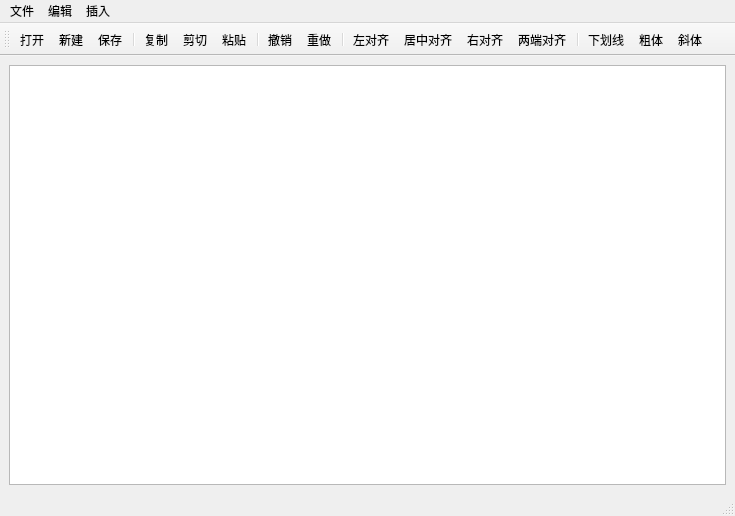
<?xml version="1.0" encoding="UTF-8"?>
<ui version="4.0">
 <class>MainWindow</class>
 <widget class="QMainWindow" name="MainWindow">
  <property name="geometry">
   <rect>
    <x>0</x>
    <y>0</y>
    <width>735</width>
    <height>516</height>
   </rect>
  </property>
  <property name="windowTitle">
   <string>MainWindow</string>
  </property>
  <widget class="QWidget" name="centralwidget">
   <layout class="QVBoxLayout" name="verticalLayout">
    <item>
     <widget class="QTextEdit" name="textEdit"/>
    </item>
   </layout>
  </widget>
  <widget class="QMenuBar" name="menubar">
   <property name="geometry">
    <rect>
     <x>0</x>
     <y>0</y>
     <width>735</width>
     <height>24</height>
    </rect>
   </property>
   <widget class="QMenu" name="file_menu">
    <property name="title">
     <string>文件</string>
    </property>
    <addaction name="new_action"/>
    <addaction name="open_action"/>
    <addaction name="separator"/>
    <addaction name="save_action"/>
    <addaction name="saveAs_action"/>
    <addaction name="separator"/>
    <addaction name="quit_action"/>
   </widget>
   <widget class="QMenu" name="editor_menu">
    <property name="title">
     <string>编辑</string>
    </property>
    <addaction name="undo_action"/>
    <addaction name="redo_action"/>
    <addaction name="separator"/>
    <addaction name="copy_action"/>
    <addaction name="paste_action"/>
    <addaction name="cut_action"/>
    <addaction name="separator"/>
    <addaction name="find_and_replace_action"/>
   </widget>
   <widget class="QMenu" name="insert_menu">
    <property name="title">
     <string>插入</string>
    </property>
    <addaction name="image_action"/>
   </widget>
   <addaction name="file_menu"/>
   <addaction name="editor_menu"/>
   <addaction name="insert_menu"/>
  </widget>
  <widget class="QStatusBar" name="statusbar"/>
  <widget class="QToolBar" name="toolBar">
   <property name="windowTitle">
    <string>toolBar</string>
   </property>
   <attribute name="toolBarArea">
    <enum>TopToolBarArea</enum>
   </attribute>
   <attribute name="toolBarBreak">
    <bool>false</bool>
   </attribute>
   <addaction name="open_action"/>
   <addaction name="new_action"/>
   <addaction name="save_action"/>
   <addaction name="separator"/>
   <addaction name="copy_action"/>
   <addaction name="cut_action"/>
   <addaction name="paste_action"/>
   <addaction name="separator"/>
   <addaction name="undo_action"/>
   <addaction name="redo_action"/>
   <addaction name="separator"/>
   <addaction name="left_align_action"/>
   <addaction name="center_align_action"/>
   <addaction name="right_align_action"/>
   <addaction name="just_align_action"/>
   <addaction name="separator"/>
   <addaction name="underline_action"/>
   <addaction name="bold_action"/>
   <addaction name="italic_action"/>
  </widget>
  <action name="new_action">
   <property name="enabled">
    <bool>true</bool>
   </property>
   <property name="icon">
    <iconset resource="icon.qrc">
     <normaloff>:/icons/new.png</normaloff>:/icons/new.png</iconset>
   </property>
   <property name="text">
    <string>新建</string>
   </property>
   <property name="shortcut">
    <string>Ctrl+N</string>
   </property>
  </action>
  <action name="open_action">
   <property name="icon">
    <iconset resource="icon.qrc">
     <normaloff>:/icons/open.png</normaloff>:/icons/open.png</iconset>
   </property>
   <property name="text">
    <string>打开</string>
   </property>
   <property name="shortcut">
    <string>Ctrl+O</string>
   </property>
  </action>
  <action name="save_action">
   <property name="icon">
    <iconset resource="icon.qrc">
     <normaloff>:/icons/save.png</normaloff>:/icons/save.png</iconset>
   </property>
   <property name="text">
    <string>保存</string>
   </property>
   <property name="shortcut">
    <string>Ctrl+S</string>
   </property>
  </action>
  <action name="saveAs_action">
   <property name="icon">
    <iconset resource="icon.qrc">
     <normaloff>:/icons/saveas.png</normaloff>:/icons/saveas.png</iconset>
   </property>
   <property name="text">
    <string>另存为</string>
   </property>
   <property name="shortcut">
    <string>Ctrl+Shift+S</string>
   </property>
  </action>
  <action name="quit_action">
   <property name="text">
    <string>退出</string>
   </property>
  </action>
  <action name="undo_action">
   <property name="icon">
    <iconset resource="icon.qrc">
     <normaloff>:/icons/undo.png</normaloff>:/icons/undo.png</iconset>
   </property>
   <property name="text">
    <string>撤销</string>
   </property>
   <property name="shortcut">
    <string>Ctrl+Z</string>
   </property>
  </action>
  <action name="redo_action">
   <property name="icon">
    <iconset resource="icon.qrc">
     <normaloff>:/icons/redo.png</normaloff>:/icons/redo.png</iconset>
   </property>
   <property name="text">
    <string>重做</string>
   </property>
   <property name="shortcut">
    <string>Ctrl+R</string>
   </property>
  </action>
  <action name="copy_action">
   <property name="icon">
    <iconset resource="icon.qrc">
     <normaloff>:/icons/copy.png</normaloff>:/icons/copy.png</iconset>
   </property>
   <property name="text">
    <string>复制</string>
   </property>
   <property name="shortcut">
    <string>Ctrl+C</string>
   </property>
  </action>
  <action name="paste_action">
   <property name="icon">
    <iconset resource="icon.qrc">
     <normaloff>:/icons/paste.png</normaloff>:/icons/paste.png</iconset>
   </property>
   <property name="text">
    <string>粘贴</string>
   </property>
   <property name="shortcut">
    <string>Ctrl+V</string>
   </property>
  </action>
  <action name="cut_action">
   <property name="icon">
    <iconset resource="icon.qrc">
     <normaloff>:/icons/cut.png</normaloff>:/icons/cut.png</iconset>
   </property>
   <property name="text">
    <string>剪切</string>
   </property>
   <property name="shortcut">
    <string>Ctrl+X</string>
   </property>
  </action>
  <action name="find_and_replace_action">
   <property name="icon">
    <iconset resource="icon.qrc">
     <normaloff>:/icons/find.png</normaloff>:/icons/find.png</iconset>
   </property>
   <property name="text">
    <string>查找替换</string>
   </property>
   <property name="shortcut">
    <string>Ctrl+F</string>
   </property>
  </action>
  <action name="image_action">
   <property name="icon">
    <iconset resource="icon.qrc">
     <normaloff>:/icons/image.png</normaloff>:/icons/image.png</iconset>
   </property>
   <property name="text">
    <string>图片</string>
   </property>
  </action>
  <action name="left_align_action">
   <property name="icon">
    <iconset resource="icon.qrc">
     <normaloff>:/icons/left.png</normaloff>:/icons/left.png</iconset>
   </property>
   <property name="text">
    <string>左对齐</string>
   </property>
   <property name="toolTip">
    <string>左对齐</string>
   </property>
   <property name="menuRole">
    <enum>QAction::MenuRole::TextHeuristicRole</enum>
   </property>
  </action>
  <action name="center_align_action">
   <property name="icon">
    <iconset resource="icon.qrc">
     <normaloff>:/icons/middle.png</normaloff>:/icons/middle.png</iconset>
   </property>
   <property name="text">
    <string>居中对齐</string>
   </property>
   <property name="toolTip">
    <string>居中对齐</string>
   </property>
   <property name="menuRole">
    <enum>QAction::MenuRole::TextHeuristicRole</enum>
   </property>
  </action>
  <action name="right_align_action">
   <property name="icon">
    <iconset resource="icon.qrc">
     <normaloff>:/icons/right.png</normaloff>:/icons/right.png</iconset>
   </property>
   <property name="text">
    <string>右对齐</string>
   </property>
   <property name="toolTip">
    <string>右对齐</string>
   </property>
   <property name="menuRole">
    <enum>QAction::MenuRole::TextHeuristicRole</enum>
   </property>
  </action>
  <action name="just_align_action">
   <property name="icon">
    <iconset resource="icon.qrc">
     <normaloff>:/icons/just.png</normaloff>:/icons/just.png</iconset>
   </property>
   <property name="text">
    <string>两端对齐</string>
   </property>
   <property name="menuRole">
    <enum>QAction::MenuRole::TextHeuristicRole</enum>
   </property>
  </action>
  <action name="underline_action">
   <property name="icon">
    <iconset resource="icon.qrc">
     <normaloff>:/icons/underline.png</normaloff>:/icons/underline.png</iconset>
   </property>
   <property name="text">
    <string>下划线</string>
   </property>
   <property name="toolTip">
    <string>下划线</string>
   </property>
   <property name="menuRole">
    <enum>QAction::MenuRole::TextHeuristicRole</enum>
   </property>
  </action>
  <action name="bold_action">
   <property name="icon">
    <iconset resource="icon.qrc">
     <normaloff>:/icons/bold.png</normaloff>:/icons/bold.png</iconset>
   </property>
   <property name="text">
    <string>粗体</string>
   </property>
   <property name="toolTip">
    <string>粗体</string>
   </property>
   <property name="menuRole">
    <enum>QAction::MenuRole::TextHeuristicRole</enum>
   </property>
  </action>
  <action name="italic_action">
   <property name="icon">
    <iconset resource="icon.qrc">
     <normaloff>:/icons/i.png</normaloff>:/icons/i.png</iconset>
   </property>
   <property name="text">
    <string>斜体</string>
   </property>
   <property name="toolTip">
    <string>斜体</string>
   </property>
   <property name="menuRole">
    <enum>QAction::MenuRole::TextHeuristicRole</enum>
   </property>
  </action>
 </widget>
 <resources>
  <include location="icon.qrc"/>
 </resources>
 <connections/>
</ui>
